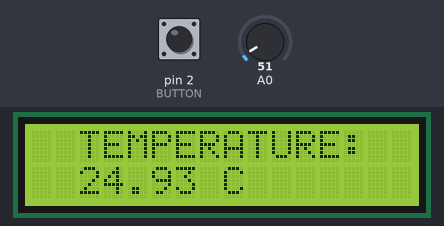
Simulated run of this sketch. Board: Arduino Uno, built with avr-gcc and run on an emulated ATmega328P. Shown: 16×2 character LCD. The test bench sets the inputs (shaded band); at power-on: pin 2 (BUTTON) HIGH, A0 = 51.

Above: at 1.2 s.
1.3 s: pin 2 (BUTTON) pulled LOW for 1.25 s
At 2.9 s:
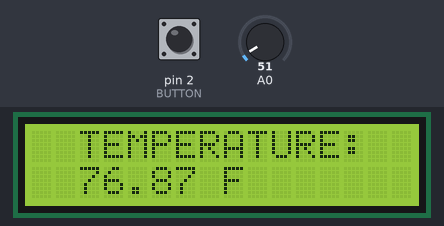
4.0 s: A0 set to 61
At 4.9 s:
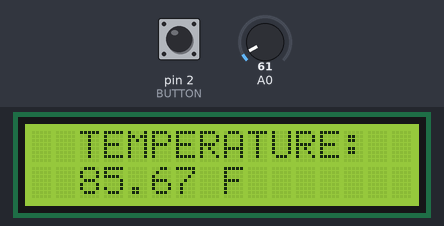
8.1 s: A0 set to 86
At 9.0 s:
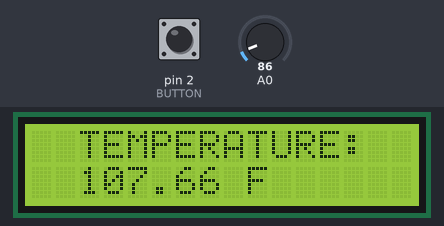
12.2 s: pin 2 (BUTTON) pulled LOW for 1.25 s
At 13.2 s:
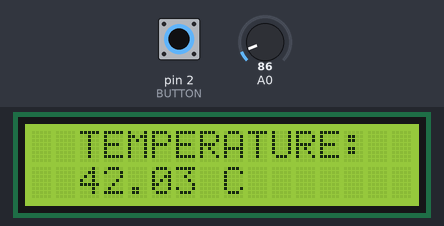
14.9 s: pin 2 (BUTTON) pulled LOW for 3.2 s
At 16.9 s:
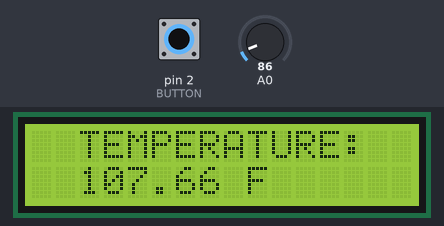
19.6 s: A0 set to 71
At 21.5 s:
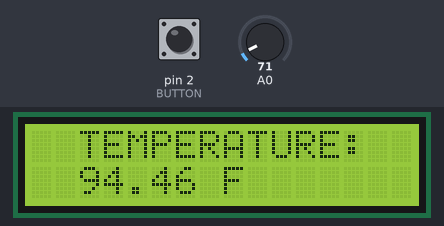
Timing chart, 0 to 23.0 s (numbered marks = the images above; inputs shaded):
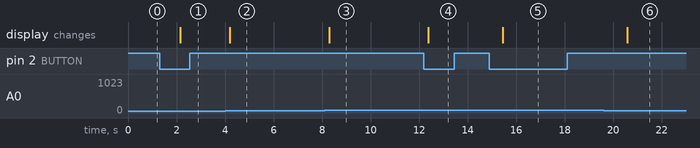

The sketch:

G04_P04_TEMPERATURE_LCD.ino
```cpp
/*
        Board: Arduino UNO

        Poject Description: Measure temperature using LM35
                and output the result on LCD. Button Used to
                change the Temperature mode between C/F

        LCD I2C: https://github.com/johnrickman/LiquidCrystal_I2C

        url: https://github.com/sfad/arduino_projects
*/

#include <LiquidCrystal_I2C.h>
#include <Wire.h>

#define BUTTON 2

LiquidCrystal_I2C lcd(0x27, 16, 2);  // run ic2_scanner sketch and get the IC2

char tempMode = 'c';

void setup() {
    lcd.backlight();
    lcd.init();                 // intialize the LCD
    lcd.setCursor(2, 0);        // set the cursor to Column 3, Row 1
    lcd.print("TEMPERATURE:");  // Print a message to the LCD.
    pinMode(BUTTON, INPUT_PULLUP);
    attachInterrupt(digitalPinToInterrupt(BUTTON), changeMode, FALLING);
}

void loop() {
    printTemp(tempMode);
    delay(1000);
}

void changeMode() { tempMode = tempMode == 'c' ? 'f' : 'c'; }

float getTemp(char mode) {
    int val = analogRead(A0);
    float mv = (val / 1023.0) * 5000;
    float cel = mv / 10;
    float fahr = (cel * 9) / 5 + 32;
    return mode == 'f' ? fahr : cel;
}

void printTemp(char mode) {
    clearLine2();
    lcd.setCursor(2, 1);  // set the cursor to Column 3, Row 2
    float temperature = getTemp(mode);
    lcd.print(temperature);
    lcd.print(mode == 'f' ? " F" : " C");
}

void clearLine2() {
    lcd.setCursor(0, 1);            // set the cursor to Column 3, Row 2
    lcd.print("                ");  // print 16 spaces to LCD
}
```

Measured:
- after the input at 1.3 s, the display: changes after 0.85 s (image 1)
- after the input at 4.0 s, the display: changes after 0.19 s (image 2)
- after the input at 8.1 s, the display: changes after 0.19 s (image 3)
- after the input at 12.2 s, the display: changes after 0.18 s (image 4)
- after the input at 14.9 s, the display: changes after 0.55 s (image 5)
- after the input at 19.6 s, the display: changes after 0.97 s (image 6)
